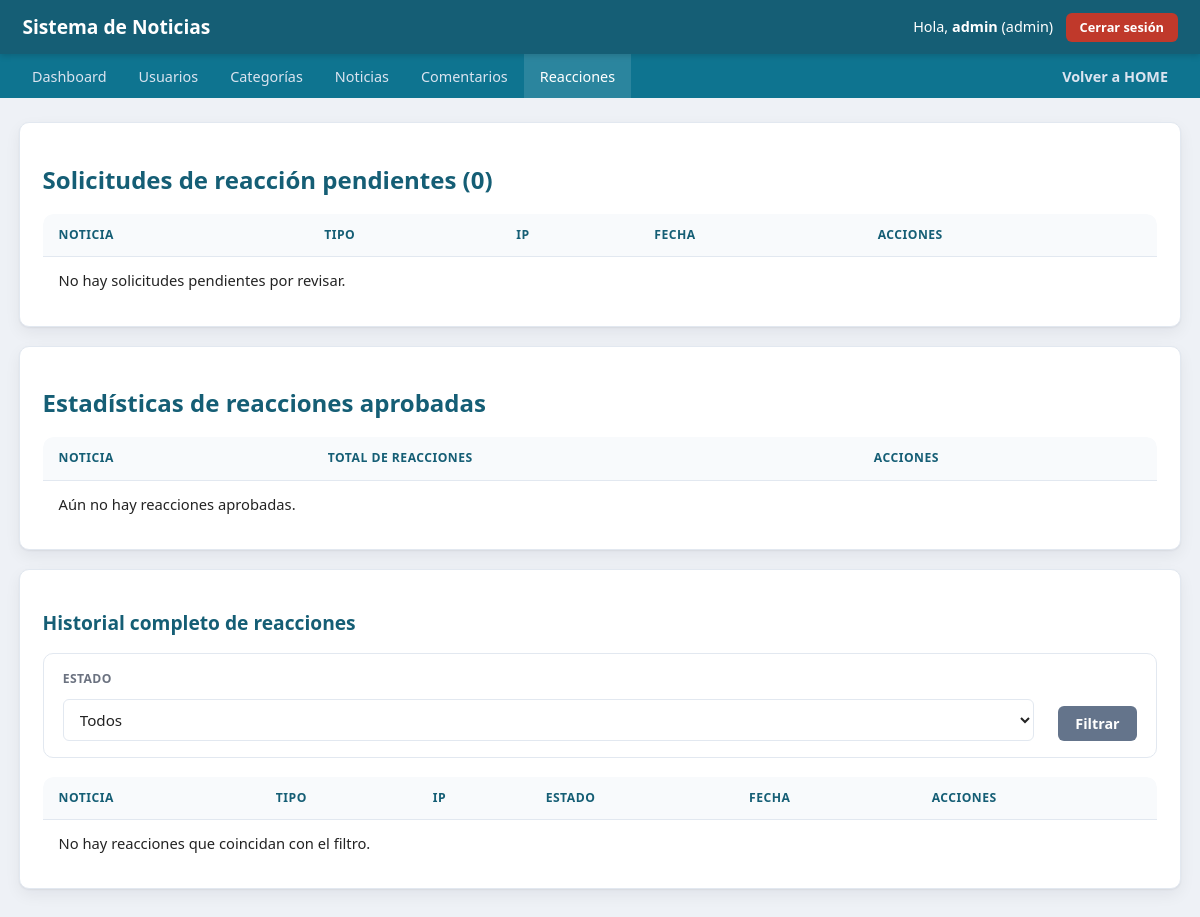
/views/admin/news/reactions.php (signed in), run on an earlier commit of the app's database.
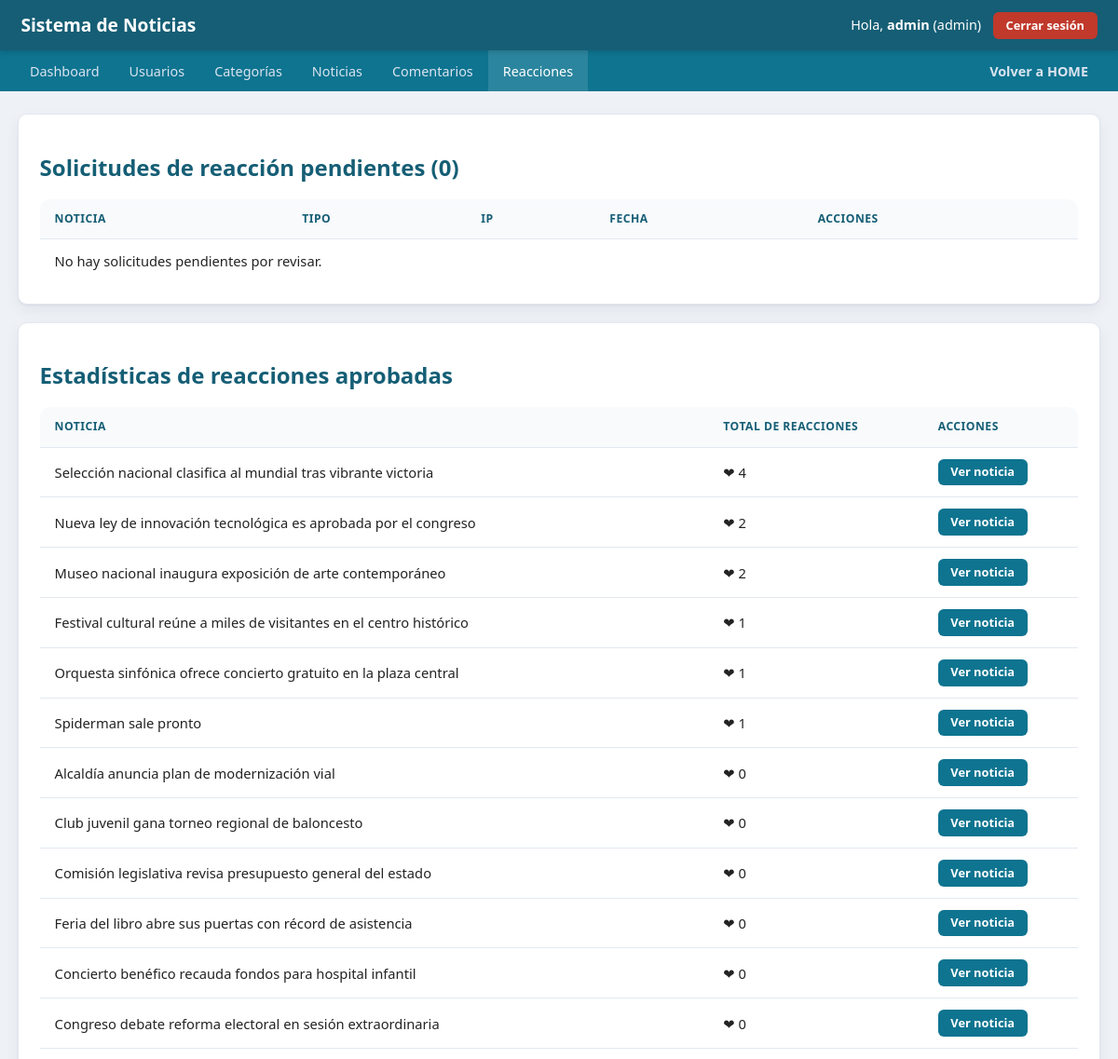
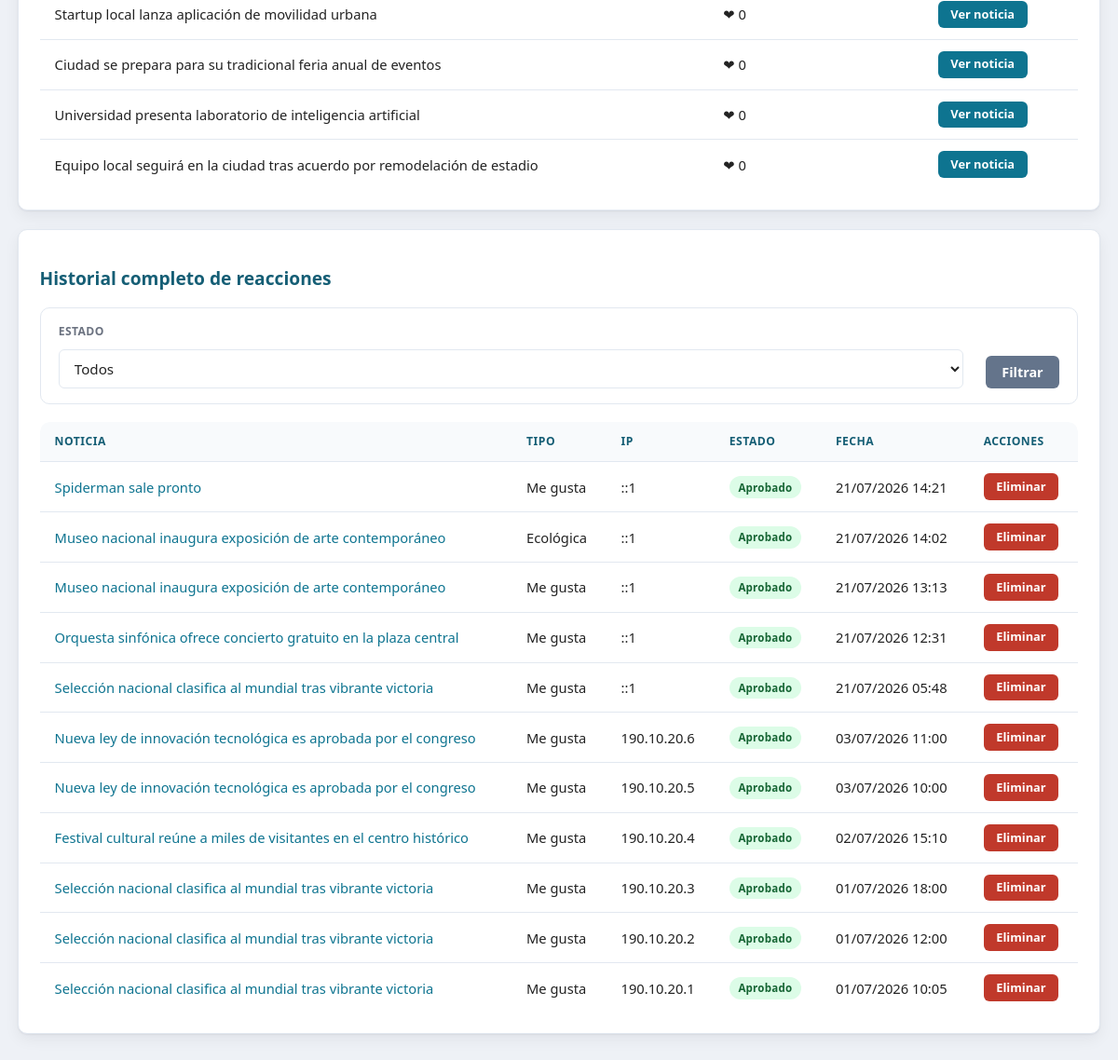
And on a later commit of the database (2 pictures, top to bottom).
### tables this page shows
CREATE TABLE IF NOT EXISTS `noticias` (
  `id` int UNSIGNED NOT NULL AUTO_INCREMENT,
  `titulo` varchar(200) NOT NULL,
  `contenido` text NOT NULL,
  `id_usuario` int UNSIGNED NOT NULL COMMENT 'Usuario que creó la noticia',
  `autor` varchar(120) DEFAULT NULL COMMENT 'Autor visible (opcional, distinto del usuario del sistema)',
  `video_url` varchar(255) DEFAULT NULL COMMENT 'Enlace embebible de YouTube/Vimeo (opcional)',
  `id_categoria` int UNSIGNED NOT NULL,
  `publicado` tinyint(1) NOT NULL DEFAULT '0',
  `activo` tinyint(1) NOT NULL DEFAULT '1' COMMENT 'Baja lógica',
  `firma_digital` varchar(64) NOT NULL COMMENT 'HMAC-SHA256 de integridad',
  `created_at` datetime NOT NULL DEFAULT CURRENT_TIMESTAMP,
  `updated_at` datetime DEFAULT NULL ON UPDATE CURRENT_TIMESTAMP,
  PRIMARY KEY (`id`),
  KEY `fk_noticias_usuario` (`id_usuario`),
  KEY `idx_noticias_publicado_activo` (`publicado`,`activo`),
  KEY `idx_noticias_categoria` (`id_categoria`),
  KEY `idx_noticias_fecha` (`created_at`)
);

CREATE TABLE IF NOT EXISTS `reacciones` (
  `id` int UNSIGNED NOT NULL AUTO_INCREMENT,
  `id_noticia` int UNSIGNED NOT NULL,
  `id_usuario` int UNSIGNED DEFAULT NULL,
  `tipo` varchar(20) NOT NULL DEFAULT 'like',
  `estado` enum('pendiente','aprobado','rechazado') NOT NULL DEFAULT 'pendiente',
  `ip_address` varchar(45) NOT NULL,
  `created_at` datetime NOT NULL DEFAULT CURRENT_TIMESTAMP,
  PRIMARY KEY (`id`),
  UNIQUE KEY `uq_reaccion_ip_noticia_tipo` (`id_noticia`,`ip_address`,`tipo`),
  KEY `fk_reacciones_usuario` (`id_usuario`),
  KEY `idx_reacciones_estado` (`estado`)
);

### config/bootstrap.php (called while the page is built, shortened)
<?php
require_once ROOT_PATH . '/core/Database.php';
require_once ROOT_PATH . '/core/Validator.php';
require_once ROOT_PATH . '/core/BaseModel.php';
require_once ROOT_PATH . '/helpers/functions.php';
spl_autoload_register(function (string $class) {
    $paths = [
        ROOT_PATH . "/models/{$class}.php",
        ROOT_PATH . "/controllers/{$class}.php",
    ];
    foreach ($paths as $path) {
        if (file_exists($path)) {
            return;
        }
    }
});

### config/database.php (called while the page is built)
<?php
return [
    'driver'   => 'mysql',
    'host'     => '127.0.0.1',
    'port'     => '3306',
    'database' => 'sistema_noticias',
    'username' => 'root',
    'password' => '',
    'charset'  => 'utf8mb4',
];

### core/Database.php (called while the page is built, shortened)
<?php
class Database
{
    private static ?Database $instance = null;
    private PDO $connection;
    private function __construct()
    {
        $config = require ROOT_PATH . '/config/database.php';
        $dsn = sprintf(
            '%s:host=%s;port=%s;dbname=%s;charset=%s',
            $config['driver'],
            $config['host'],
            $config['port'],
            $config['database'],
            $config['charset']
        );
        try {
            $this->connection = new PDO($dsn, $config['username'], $config['password'], [
                PDO::ATTR_ERRMODE            => PDO::ERRMODE_EXCEPTION,
                PDO::ATTR_DEFAULT_FETCH_MODE => PDO::FETCH_ASSOC,
                PDO::ATTR_EMULATE_PREPARES   => false,
            ]);
        } catch (PDOException $e) {
            throw new RuntimeException('No fue posible conectar a la base de datos.');
        }
    }
    public static function getInstance(): Database
    {
        if (self::$instance === null) {
            self::$instance = new self();
        }
        return self::$instance;
    }
    public function getConnection(): PDO
    {
        return $this->connection;
    }
}

### controllers/ReactionController.php (called while the page is built, shortened)
<?php
class ReactionController extends BaseController
{
    private ReactionModel $reactionModel;
    public function __construct()
    {
        $this->reactionModel = new ReactionModel();
    }
    public function stats(): array
    {
        return $this->reactionModel->statsByNews();
    }
    public function pending(): array
    {
        return $this->reactionModel->pending();
    }
    public function listPaginated(array $filters, int $page, int $perPage = 15): array
    {
        $page = max(1, $page);
        $offset = ($page - 1) * $perPage;
        $items = $this->reactionModel->filter($filters, $perPage, $offset);
        return [
            'items' => $items,
            'page'  => $page,
        ];
    }
}

### core/BaseModel.php (called while the page is built, shortened)
<?php
abstract class BaseModel implements CrudInterface
{
    public function __construct()
    {
        $this->db = Database::getInstance()->getConnection();
    }
}

### models/ReactionModel.php (called while the page is built, shortened)
<?php
class ReactionModel extends BaseModel
{
    public function statsByNews(): array
    {
        $sql = "SELECT n.id, n.titulo, COUNT(r.id) AS total_reacciones
                FROM noticias n
                LEFT JOIN reacciones r ON r.id_noticia = n.id AND r.estado = 'aprobado'
                GROUP BY n.id, n.titulo
                ORDER BY total_reacciones DESC";
        return $this->db->query($sql)->fetchAll();
    }
    public function pending(): array
    {
        $sql = "SELECT r.*, n.titulo AS noticia_titulo
                FROM reacciones r
                INNER JOIN noticias n ON n.id = r.id_noticia
                WHERE r.estado = 'pendiente'
                ORDER BY r.created_at ASC";
        return $this->db->query($sql)->fetchAll();
    }
    public function filter(array $filters, int $limit, int $offset): array
    {
        $clauses = [];
        $params = [];
        $where = $clauses ? ('WHERE ' . implode(' AND ', $clauses)) : '';
        $sql = "SELECT r.*, n.titulo AS noticia_titulo
                FROM reacciones r
                INNER JOIN noticias n ON n.id = r.id_noticia
                {$where}
                ORDER BY r.created_at DESC
                LIMIT :limit OFFSET :offset";
        $stmt = $this->db->prepare($sql);
        $stmt->bindValue('limit', $limit, PDO::PARAM_INT);
        $stmt->bindValue('offset', $offset, PDO::PARAM_INT);
        $stmt->execute();
        return $stmt->fetchAll();
    }
}

### helpers/functions.php (called while the page is built, shortened)
<?php
if (!function_exists('e')) {
    function e(?string $value): string
    {
        return htmlspecialchars($value ?? '', ENT_QUOTES, 'UTF-8');
    }
}
if (!function_exists('formatDate')) {
    function formatDate(?string $date, string $format = 'd/m/Y H:i'): string
    {
        return (new DateTime($date))->format($format);
    }
}

### core/Validator.php (called while the page is built, shortened)
<?php
class Validator
{
    public static function sanitizeString(?string $value): string
    {
        $value = trim($value ?? '');
        $value = strip_tags($value);
        return $value;
    }
}

### views/admin/news/reactions.php (the view, shortened to what the changed rows need)
<?php
require_once __DIR__ . '/../../../config/bootstrap.php';
$reactionController = new ReactionController();
$filters = ['estado' => Validator::sanitizeString($_GET['estado'] ?? '')];
$filters = array_filter($filters, fn($v) => $v !== '');
$page = (int) ($_GET['page'] ?? 1);
$listado = $reactionController->listPaginated($filters, $page, 15);
$pendientes = $reactionController->pending();
$stats = $reactionController->stats();
require ROOT_PATH . '/views/partials/admin_header.php';
require ROOT_PATH . '/views/partials/admin_menu.php';
?>
<div class="card">
    <h1>Solicitudes de reacción pendientes (<?= count($pendientes) ?>)</h1>
    <div class="table-responsive">
        <table>
            <thead>
                <tr><th>Noticia</th><th>Tipo</th><th>IP</th><th>Fecha</th><th>Acciones</th></tr>
            </thead>
        </table>
    </div>
</div>
<div class="card">
    <h1>Estadísticas de reacciones aprobadas</h1>
    <div class="table-responsive">
        <table>
            <thead>
                <tr><th>Noticia</th><th>Total de reacciones</th><th>Acciones</th></tr>
            </thead>
            <tbody>
                <?php if (empty($stats)): ?>
                    <tr><td colspan="3">Aún no hay reacciones aprobadas.</td></tr>
                <?php endif; ?>
                <?php foreach ($stats as $row): ?>
                    <tr>
                        <td data-label="Noticia"><?= e($row['titulo']) ?></td>
                        <td data-label="Total">
                            &#10084; <?= (int) $row['total_reacciones'] ?>
                        </td>
                        <td data-label="Acciones">
                            <a class="btn btn-small" href="<?= BASE_URL ?>/views/admin/news/detail.php?id=<?= (int) $row['id'] ?>">Ver noticia</a>
                        </td>
                    </tr>
                <?php endforeach; ?>
            </tbody>
        </table>
    </div>
</div>
<div class="card">
    <h2>Historial completo de reacciones</h2>
    <div class="table-responsive">
        <table>
            <thead>
                <tr><th>Noticia</th><th>Tipo</th><th>IP</th><th>Estado</th><th>Fecha</th><th>Acciones</th></tr>
            </thead>
            <tbody>
                <?php if (empty($listado['items'])): ?>
                    <tr><td colspan="6">No hay reacciones que coincidan con el filtro.</td></tr>
                <?php endif; ?>
                <?php foreach ($listado['items'] as $r): ?>
                    <?php $estadoBadge = ['pendiente' => 'badge-warning', 'aprobado' => 'badge-success', 'rechazado' => 'badge-danger']; ?>
                    <tr>
                        <td data-label="Noticia"><a href="<?= BASE_URL ?>/views/admin/news/detail.php?id=<?= (int) $r['id_noticia'] ?>"><?= e($r['noticia_titulo']) ?></a></td>
                        <td data-label="Tipo"><?= e(REACTION_TYPES[$r['tipo']]['label'] ?? $r['tipo']) ?></td>
                        <td data-label="IP"><?= e($r['ip_address']) ?></td>
                        <td data-label="Estado"><span class="badge <?= $estadoBadge[$r['estado']] ?? 'badge-muted' ?>"><?= e(ucfirst($r['estado'])) ?></span></td>
                        <td data-label="Fecha"><?= formatDate($r['created_at']) ?></td>
                        <td data-label="Acciones">
                            <form method="post" action="<?= BASE_URL ?>/views/admin/news/reactions.php?<?= http_build_query($_GET) ?>" data-confirm="¿Eliminar esta reacción?">
                                <button type="submit" class="btn btn-small btn-danger">Eliminar</button>
                            </form>
                        </td>
                    </tr>
                <?php endforeach; ?>
            </tbody>
        </table>
    </div>
</div>
<?php require ROOT_PATH . '/views/partials/admin_footer.php'; ?>

What changed in the data, as far as the page shows it:
added noticias: titulo "Selección nacional clasifica al mundial tras vibrante victoria", total_reacciones "4"
added noticias: titulo "Nueva ley de innovación tecnológica es aprobada por el congreso", total_reacciones "2"
added noticias: titulo "Museo nacional inaugura exposición de arte contemporáneo", total_reacciones "2"
added noticias: titulo "Festival cultural reúne a miles de visitantes en el centro histórico", total_reacciones "1"
added noticias: titulo "Orquesta sinfónica ofrece concierto gratuito en la plaza central", total_reacciones "1"
added noticias: titulo "Spiderman sale pronto", total_reacciones "1"
added noticias: titulo "Alcaldía anuncia plan de modernización vial", total_reacciones "0"
added noticias: titulo "Club juvenil gana torneo regional de baloncesto", total_reacciones "0"
added noticias: titulo "Comisión legislativa revisa presupuesto general del estado", total_reacciones "0"
added noticias: titulo "Feria del libro abre sus puertas con récord de asistencia", total_reacciones "0"
added noticias: titulo "Concierto benéfico recauda fondos para hospital infantil", total_reacciones "0"
added noticias: titulo "Congreso debate reforma electoral en sesión extraordinaria", total_reacciones "0"
added noticias: titulo "Startup local lanza aplicación de movilidad urbana", total_reacciones "0"
added noticias: titulo "Ciudad se prepara para su tradicional feria anual de eventos", total_reacciones "0"
added noticias: titulo "Universidad presenta laboratorio de inteligencia artificial", total_reacciones "0"
added noticias: titulo "Equipo local seguirá en la ciudad tras acuerdo por remodelación de estadio", total_reacciones "0"
added reacciones: id_noticia.titulo "Spiderman sale pronto", tipo "Me gusta", ip_address "::1", estado "Aprobado", created_at "21/07/2026 14:21"
added reacciones: id_noticia.titulo "Museo nacional inaugura exposición de arte contemporáneo", tipo "Ecológica", ip_address "::1", estado "Aprobado", created_at "21/07/2026 14:02"
added reacciones: id_noticia.titulo "Museo nacional inaugura exposición de arte contemporáneo", tipo "Me gusta", ip_address "::1", estado "Aprobado", created_at "21/07/2026 13:13"
added reacciones: id_noticia.titulo "Orquesta sinfónica ofrece concierto gratuito en la plaza central", tipo "Me gusta", ip_address "::1", estado "Aprobado", created_at "21/07/2026 12:31"
added reacciones: id_noticia.titulo "Selección nacional clasifica al mundial tras vibrante victoria", tipo "Me gusta", ip_address "::1", estado "Aprobado", created_at "21/07/2026 05:48"
added reacciones: id_noticia.titulo "Nueva ley de innovación tecnológica es aprobada por el congreso", tipo "Me gusta", ip_address "190.10.20.6", estado "Aprobado", created_at "03/07/2026 11:00"
added reacciones: id_noticia.titulo "Nueva ley de innovación tecnológica es aprobada por el congreso", tipo "Me gusta", ip_address "190.10.20.5", estado "Aprobado", created_at "03/07/2026 10:00"
added reacciones: id_noticia.titulo "Festival cultural reúne a miles de visitantes en el centro histórico", tipo "Me gusta", ip_address "190.10.20.4", estado "Aprobado", created_at "02/07/2026 15:10"
added reacciones: id_noticia.titulo "Selección nacional clasifica al mundial tras vibrante victoria", tipo "Me gusta", ip_address "190.10.20.3", estado "Aprobado", created_at "01/07/2026 18:00"
added reacciones: id_noticia.titulo "Selección nacional clasifica al mundial tras vibrante victoria", tipo "Me gusta", ip_address "190.10.20.2", estado "Aprobado", created_at "01/07/2026 12:00"
added reacciones: id_noticia.titulo "Selección nacional clasifica al mundial tras vibrante victoria", tipo "Me gusta", ip_address "190.10.20.1", estado "Aprobado", created_at "01/07/2026 10:05"
Also different on the page:
text no longer shown: "Aún no hay reacciones aprobadas. No hay reacciones que coincidan con el filtro."
